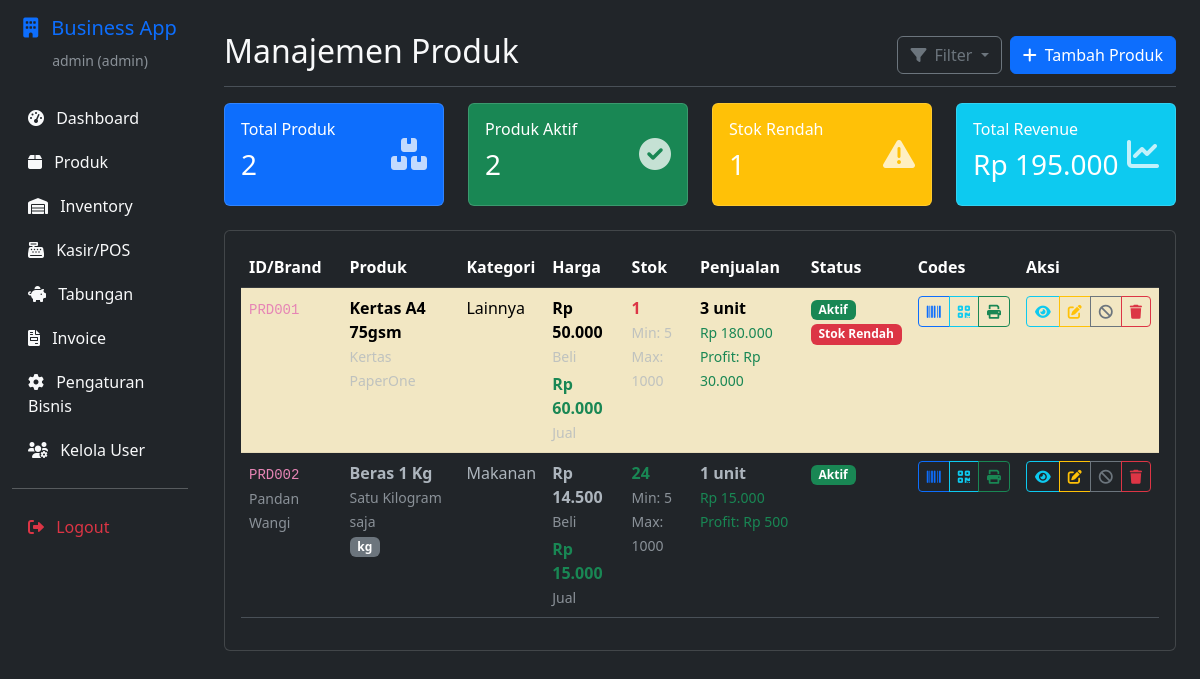
Screenshot of /products (signed in) with the database file from the repository.
### app.py (models this page shows, shortened)
class Product(db.Model):
    __tablename__ = 'products'
    id = db.Column(db.String(50), primary_key=True)
    name = db.Column(db.String(255), nullable=False)
    description = db.Column(db.Text)
    category = db.Column(db.String(100))
    brand = db.Column(db.String(100))
    supplier = db.Column(db.String(255))
    barcode = db.Column(db.String(100), unique=True)
    qr_code = db.Column(db.String(100), unique=True)
    purchase_price = db.Column(db.Float, nullable=False, default=0)
    selling_price = db.Column(db.Float, nullable=False, default=0)
    initial_stock = db.Column(db.Integer, nullable=False, default=0)
    current_stock = db.Column(db.Integer, nullable=False, default=0)
    minimum_stock = db.Column(db.Integer, nullable=False, default=5)
    maximum_stock = db.Column(db.Integer, nullable=False, default=1000)
    unit = db.Column(db.String(50), default='pcs')
    weight = db.Column(db.Float, default=0)
    dimensions = db.Column(db.String(100))
    expiry_date = db.Column(db.Date)
    profit = db.Column(db.Float, nullable=False, default=0)
    total_sold = db.Column(db.Integer, nullable=False, default=0)
    total_revenue = db.Column(db.Float, nullable=False, default=0)
    is_active = db.Column(db.Boolean, default=True)
    created_at = db.Column(db.DateTime, default=datetime.utcnow)
    updated_at = db.Column(db.DateTime, default=datetime.utcnow, onupdate=datetime.utcnow)
    material_costs = db.relationship('MaterialCost', backref='product', cascade='all, delete-orphan')
    service_costs = db.relationship('ServiceCost', backref='product', cascade='all, delete-orphan')
    maintenance_costs = db.relationship('MaintenanceCost', backref='product', cascade='all, delete-orphan')
    inventory_items = db.relationship('InventoryItem', backref='product', cascade='all, delete-orphan')

### app.py (the view)
@app.route('/products')
@manager_required
def products():
    products = Product.query.all()
    return render_template('products/list.html', products=products, format_currency=format_currency)

### app.py (called while the page is built)
def format_currency(amount):
    try:
        if amount is None:
            return "Rp 0"
        return f"Rp {float(amount):,.0f}".replace(',', '.')
    except (ValueError, TypeError):
        return "Rp 0"

def manager_required(f):
    from functools import wraps
    @wraps(f)
    def decorated_function(*args, **kwargs):
        if 'user_id' not in session:
            flash('Silakan login terlebih dahulu.', 'error')
            return redirect(url_for('login'))
        user = User.query.get(session['user_id'])
        if not user or user.role not in ['admin', 'manager']:
            flash('Akses ditolak. Hanya admin atau manager yang dapat mengakses halaman ini.', 'error')
            return redirect(url_for('dashboard'))
        return f(*args, **kwargs)
    return decorated_function

@app.context_processor
def inject_common_functions():
    return {
        'format_currency': format_currency,
        'datetime': datetime,
        'timedelta': timedelta
    }

### templates/products/list.html (shortened to what this page needs)
{% extends "base.html" %}
{% block content %}
<div class="d-flex justify-content-between flex-wrap flex-md-nowrap align-items-center pt-3 pb-2 mb-3 border-bottom">
    <h1 class="h2">Manajemen Produk</h1>
    <div class="btn-toolbar mb-2 mb-md-0">
        <div class="btn-group me-2">
            <button class="btn btn-outline-secondary dropdown-toggle" type="button" data-bs-toggle="dropdown">
                <i class="fas fa-filter me-2"></i>Filter
            </button>
        </div>
        <a href="{{ url_for('add_product') }}" class="btn btn-primary">
            <i class="fas fa-plus me-2"></i>Tambah Produk
        </a>
    </div>
</div>
<div class="row mb-4">
    <div class="col-md-3">
        <div class="card bg-primary text-white">
            <div class="card-body">
                <div class="d-flex">
                    <div class="flex-grow-1">
                        <h6 class="card-title">Total Produk</h6>
                        <h3>{{ products|length }}</h3>
                    </div>
                    <div class="align-self-center">
                        <i class="fas fa-boxes fa-2x opacity-75"></i>
                    </div>
                </div>
            </div>
        </div>
    </div>
    <div class="col-md-3">
        <div class="card bg-success text-white">
            <div class="card-body">
                <div class="d-flex">
                    <div class="flex-grow-1">
                        <h6 class="card-title">Produk Aktif</h6>
                        <h3>{{ products|selectattr('is_active')|list|length }}</h3>
                    </div>
                    <div class="align-self-center">
                        <i class="fas fa-check-circle fa-2x opacity-75"></i>
                    </div>
                </div>
            </div>
        </div>
    </div>
    <div class="col-md-3">
        <div class="card bg-warning text-white">
            <div class="card-body">
                <div class="d-flex">
                    <div class="flex-grow-1">
                        <h6 class="card-title">Stok Rendah</h6>
                        <h3>
                            {% set low_stock_count = [] %}
                            {% for product in products %}
                                {% if (product.current_stock or 0) <= (product.minimum_stock or 5) %}
                                    {% set _ = low_stock_count.append(1) %}
                                {% endif %}
                            {% endfor %}
                            {{ low_stock_count|length }}
                        </h3>
                    </div>
                    <div class="align-self-center">
                        <i class="fas fa-exclamation-triangle fa-2x opacity-75"></i>
                    </div>
                </div>
            </div>
        </div>
    </div>
    <div class="col-md-3">
        <div class="card bg-info text-white">
            <div class="card-body">
                <div class="d-flex">
                    <div class="flex-grow-1">
                        <h6 class="card-title">Total Revenue</h6>
                        <h3>{{ format_currency((products|sum(attribute='total_revenue') if products else 0) or 0) }}</h3>
                    </div>
                    <div class="align-self-center">
                        <i class="fas fa-chart-line fa-2x opacity-75"></i>
                    </div>
                </div>
            </div>
        </div>
    </div>
</div>
<div class="card">
    <div class="card-body">
        {% if products %}
        <div class="table-responsive">
            <table class="table table-striped table-hover">
                <thead class="table-dark">
                    <tr>
                        <th>ID/Brand</th>
                        <th>Produk</th>
                        <th>Kategori</th>
                        <th>Harga</th>
                        <th>Stok</th>
                        <th>Penjualan</th>
                        <th>Status</th>
                        <th>Codes</th>
                        <th>Aksi</th>
                    </tr>
                </thead>
                <tbody>
                    {% for product in products %}
                    <tr class="{% if not product.is_active %}table-secondary{% elif (product.current_stock or 0) <= (product.minimum_stock or 5) %}table-warning{% endif %}">
                        <td>
                            <code>{{ product.id }}</code>
                            {% if product.brand %}
                                <br><small class="text-muted">{{ product.brand }}</small>
                            {% endif %}
                        </td>
                        <td>
                            <div>
                                <strong>{{ product.name }}</strong>
                                {% if product.description %}
                                    <br><small class="text-muted">{{ product.description[:50] }}{% if product.description|length > 50 %}...{% endif %}</small>
                                {% endif %}
                                {% if product.unit and product.unit != 'pcs' %}
                                    <br><span class="badge bg-secondary">{{ product.unit }}</span>
                                {% endif %}
                            </div>
                        </td>
                        <td>{{ product.category or 'Lainnya' }}</td>
                        <td>
                            <div>
                                <strong>{{ format_currency(product.purchase_price or 0) }}</strong>
                                <br><small class="text-muted">Beli</small>
                            </div>
                            <div class="mt-1">
                                <strong class="text-success">{{ format_currency(product.selling_price or 0) }}</strong>
                                <br><small class="text-muted">Jual</small>
                            </div>
                        </td>
                        <td>
                            <div>
                                <strong class="{% if (product.current_stock or 0) <= (product.minimum_stock or 5) %}text-danger{% elif (product.current_stock or 0) <= ((product.minimum_stock or 5) * 2) %}text-warning{% else %}text-success{% endif %}">
                                    {{ product.current_stock or 0 }}
                                </strong>
                                <br><small class="text-muted">Min: {{ product.minimum_stock or 5 }}</small>
                                <br><small class="text-muted">Max: {{ product.maximum_stock or 1000 }}</small>
                            </div>
                        </td>
                        <td>
                            {% set items_sold = (product.initial_stock or 0) - (product.current_stock or 0) %}
                            <div>
                                <strong>{{ product.total_sold or items_sold }} unit</strong>
                                <br><small class="text-success">{{ format_currency(product.total_revenue or 0) }}</small>
                                <br><small class="text-{% if (product.profit or 0) > 0 %}success{% else %}muted{% endif %}">
                                    Profit: {{ format_currency(product.profit or 0) }}
                                </small>
                            </div>
                        </td>
                        <td>
                            <div>
                                {% if product.is_active %}
                                    <span class="badge bg-success">Aktif</span>
                                {% else %}
                                    <span class="badge bg-secondary">Tidak Aktif</span>
                                {% endif %}
                                {% if (product.current_stock or 0) <= (product.minimum_stock or 5) %}
                                    <br><span class="badge bg-danger">Stok Rendah</span>
                                {% endif %}
                            </div>
                        </td>
                        <td>
                            <div class="btn-group btn-group-sm">
                                <button class="btn btn-outline-primary" onclick="showBarcode('{{ product.barcode or product.id }}')" title="Barcode">
                                    <i class="fas fa-barcode"></i>
                                </button>
                                <button class="btn btn-outline-info" onclick="showQRCode('{{ product.qr_code or product.id }}')" title="QR Code">
                                    <i class="fas fa-qrcode"></i>
                                </button>
                                <a href="{{ url_for('print_product_codes', product_id=product.id) }}" class="btn btn-outline-success" title="Print Codes" target="_blank">
                                    <i class="fas fa-print"></i>
                                </a>
                            </div>
                        </td>
                        <td>
                            <div class="btn-group btn-group-sm">
                                <button class="btn btn-outline-info" onclick="viewProduct('{{ product.id }}')" title="Detail">
                                    <i class="fas fa-eye"></i>
                                </button>
                                <a href="{{ url_for('edit_product', product_id=product.id) }}" class="btn btn-outline-warning" title="Edit">
                                    <i class="fas fa-edit"></i>
                                </a>
                                <button class="btn btn-outline-{% if product.is_active %}secondary{% else %}success{% endif %}" onclick="toggleProduct('{{ product.id }}')" title="{% if product.is_active %}Nonaktifkan{% else %}Aktifkan{% endif %}">
                                    <i class="fas fa-{% if product.is_active %}ban{% else %}check{% endif %}"></i>
                                </button>
                                <button class="btn btn-outline-danger" onclick="deleteProduct('{{ product.id }}')" title="Hapus">
                                    <i class="fas fa-trash"></i>
                                </button>
                            </div>
                        </td>
                    </tr>
                    {% endfor %}
                </tbody>
            </table>
        </div>
        {% endif %}
    </div>
</div>
{% endblock %}

### rows the page displays
Product: id "PRD001", name "Kertas A4 75gsm", description "Kertas PaperOne", category "Lainnya", purchase_price "Rp 50.000", selling_price "Rp 60.000", current_stock "1", minimum_stock "5", maximum_stock "1000", total_sold "3", total_revenue "Rp 180.000", profit "Rp 30.000", is_active "Aktif", shows "Stok Rendah"
Product: id "PRD002", brand "Pandan Wangi", name "Beras 1 Kg", description "Satu Kilogram saja", unit "kg", category "Makanan", purchase_price "Rp 14.500", selling_price "Rp 15.000", current_stock "24", minimum_stock "5", maximum_stock "1000", total_sold "1", total_revenue "Rp 15.000", profit "Rp 500", is_active "Aktif"

### other values shown
{{ session.username }} "admin"
{{ session.user_role }} "admin"
{{ products|length }} "2"
{{ products|selectattr('is_active')|list|length }} "2"
{{ low_stock_count|length }} "1"
